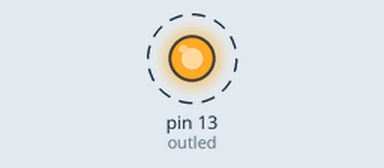
This sketch was run on a simulated Arduino Uno, built with avr-gcc and run on an emulated ATmega328P. On the bench: output pins drawn as LEDs (lit = HIGH). Dashed ring = blinking.

Above: at 0.2 s.
Timing chart, 0 to 3.0 s (numbered marks = the images above):
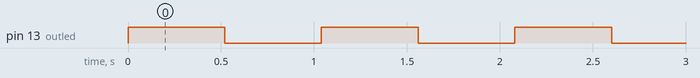

Measured:
- by itself, pin 13 (outled): alternates HIGH for 0.52 s and LOW for 0.52 s

The sketch:

1-blinker.ino
```cpp
int outled = 13;
void setup() {
pinMode(outled, OUTPUT);
}

void loop() {
digitalWrite(outled,HIGH);
delay(520);
digitalWrite(outled,LOW);
delay(520);
}

//mohammadzadeh
```
